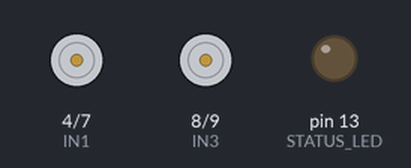
Recording of a sketch running on a simulated Arduino Uno, built with avr-gcc and run on an emulated ATmega328P. Shown: motor-driver pin pairs drawn as motors (green arrow = first pin HIGH = forward, orange = second pin HIGH = backward, longer = more drive, scaled by the enable pin), output pins drawn as LEDs (lit = HIGH).

Above: at 0.5 s.
At 4.8 s:
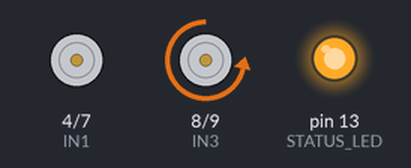
At 7.8 s:
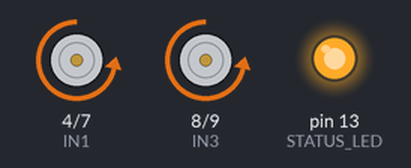
At 12.6 s:
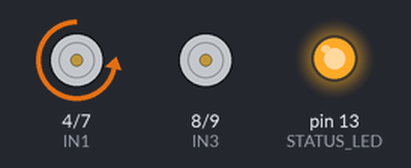
Timing chart, 0 to 13.8 s (numbered marks = the images above):
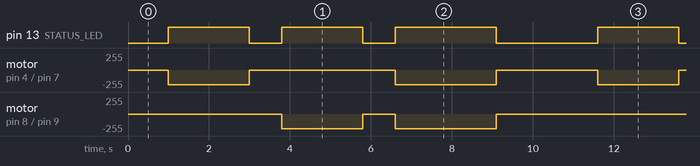

Measured:
- by itself, pin 13 (STATUS_LED): repeats every 10.6 s: LOW 0.80 s, HIGH 2.0 s, LOW 0.80 s, HIGH 2.5 s, LOW 2.5 s, HIGH 2.0 s
- by itself, motor on pin 4 (IN1) / pin 7 (IN2): repeats every 10.6 s: stopped 3.6 s, backward 220/255 2.5 s, stopped 2.5 s, backward 220/255 2.0 s
- by itself, motor on pin 8 (IN3) / pin 9 (IN4): repeats every 10.6 s: stopped 0.80 s, backward 220/255 2.5 s, stopped 5.3 s, backward 220/255 2.0 s

The sketch:

motor_test.ino
```cpp
/*
  MAVP drivetrain bench test
  Lift the wheels off the table before uploading.

  Sequence (repeats):
    1. left L298N channel forward
    2. right L298N channel forward
    3. both channels forward

  No LCD, ultrasonic sensor, ACC logic, or buzzer is used here.
*/

const byte ENA = 5, IN1 = 4, IN2 = 7;
const byte IN3 = 8, IN4 = 9, ENB = 6;
const byte STATUS_LED = LED_BUILTIN;
const int TEST_PWM = 220;  // Higher than the confirmed 200-PWM baseline.

void stopAll() {
  analogWrite(ENA, 0);
  analogWrite(ENB, 0);
  digitalWrite(STATUS_LED, LOW);
}

void leftForward() {
  digitalWrite(IN1, LOW);  digitalWrite(IN2, HIGH);
  analogWrite(ENA, TEST_PWM);
  analogWrite(ENB, 0);
  digitalWrite(STATUS_LED, HIGH);
}

void rightForward() {
  digitalWrite(IN3, LOW);  digitalWrite(IN4, HIGH);
  analogWrite(ENA, 0);
  analogWrite(ENB, TEST_PWM);
  digitalWrite(STATUS_LED, HIGH);
}

void bothForward() {
  // This is the confirmed forward direction for both motor sides.
  digitalWrite(IN1, LOW);  digitalWrite(IN2, HIGH);
  digitalWrite(IN3, LOW);  digitalWrite(IN4, HIGH);
  analogWrite(ENA, TEST_PWM);
  analogWrite(ENB, TEST_PWM);
  digitalWrite(STATUS_LED, HIGH);
}

void setup() {
  pinMode(ENA, OUTPUT); pinMode(ENB, OUTPUT);
  pinMode(IN1, OUTPUT); pinMode(IN2, OUTPUT);
  pinMode(IN3, OUTPUT); pinMode(IN4, OUTPUT);
  pinMode(STATUS_LED, OUTPUT);
  stopAll();
}

void loop() {
  stopAll();     delay(1000);
  leftForward();  delay(2000);
  stopAll();     delay(800);
  rightForward(); delay(2000);
  stopAll();     delay(800);
  bothForward();  delay(2500);
  stopAll();     delay(1500);
}
```
